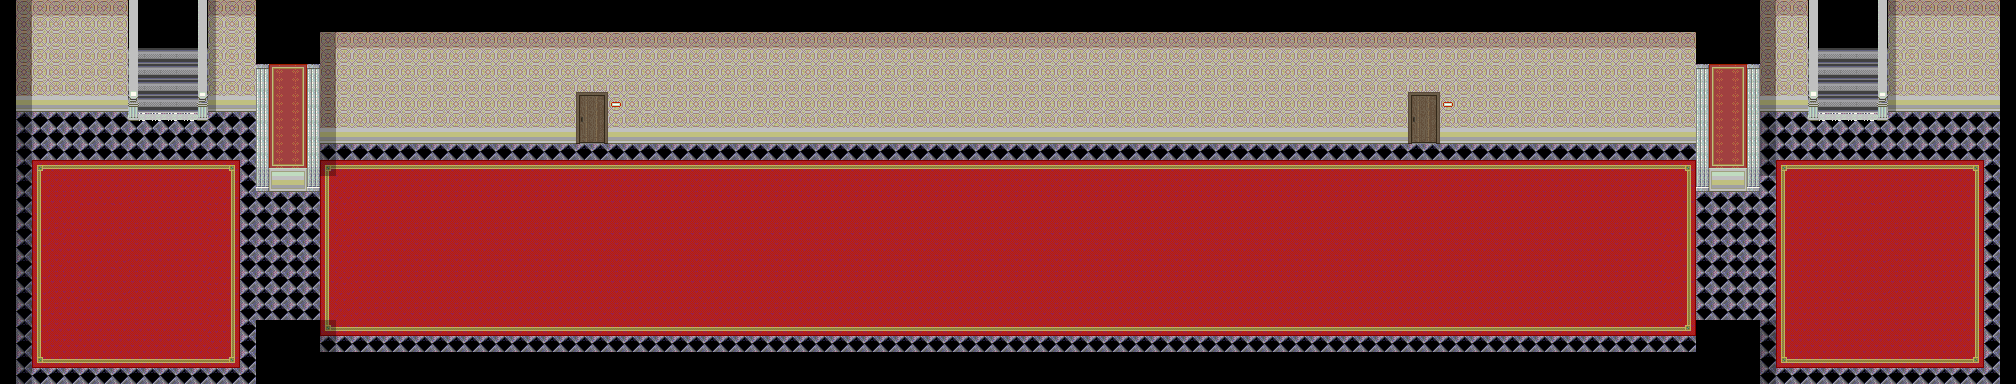

A 2D game scene composited from a Tiled map and its tileset images. What follows is a short description and the map's XML, with each tile layer's data collapsed to a summary:
An orthogonal 126x24 tile map with 16x16 px tiles, 13 tile layers (Base, MonoShita, MonoChu, doorB4, ...), 8 tilesets and 40 objects.

<map version="1.0" orientation="orthogonal" renderorder="right-down" width="126" height="24" tilewidth="16" tileheight="16" backgroundcolor="#000000" nextobjectid="56">
 <tileset firstgid="1" name="youkan" tilewidth="16" tileheight="16" tilecount="480" columns="30">
  <image source="youkan.png" trans="007575" width="480" height="256" />
 </tileset>
 <tileset firstgid="481" name="castle7" tilewidth="16" tileheight="16" tilecount="480" columns="30">
  <image source="castle7.png" trans="007575" width="480" height="256" />
 </tileset>
 <tileset firstgid="961" name="empire-3" tilewidth="16" tileheight="16" tilecount="900" columns="30">
  <image source="empire-3.png" trans="007575" width="480" height="480" />
 </tileset>
 <tileset firstgid="1861" name="ST-MsionR-I01" tilewidth="16" tileheight="16" tilecount="1984" columns="16">
  <image source="ST-MsionR-I01.png" trans="ffffff" width="256" height="1990" />
 </tileset>
 <tileset firstgid="3845" name="SC-DoorI01" tilewidth="16" tileheight="16" tilecount="128" columns="8">
  <image source="SC-DoorI01.png" trans="ffffff" width="128" height="256" />
 </tileset>
 <tileset firstgid="3973" name="option-set" tilewidth="16" tileheight="16" tilecount="1071" columns="17">
  <image source="option-set.png" trans="c1a5c8" width="281" height="1018" />
 </tileset>
 <tileset firstgid="5044" name="cyber2" tilewidth="16" tileheight="16" tilecount="480" columns="30">
  <image source="cyber2.png" trans="000000" width="480" height="256" />
 </tileset>
 <tileset firstgid="5524" name="ST-Sewer-01.png" tilewidth="16" tileheight="16" tilecount="1504" columns="16">
  <image source="ST-Sewer-01.png" width="256" height="1504" />
 </tileset>
 <layer name="Base" width="126" height="24">
  <properties>
   <property name="cc_vertexz" value="-17" />
  </properties>
  <data>[3024 cells, 2462 non-empty, 2 distinct tile ids]</data>
 </layer>
 <layer name="MonoShita" width="126" height="24">
  <properties>
   <property name="cc_vertexz" value="-16" />
  </properties>
  <data>[3024 cells, 2134 non-empty, 66 distinct tile ids]</data>
 </layer>
 <layer name="MonoChu" width="126" height="24">
  <properties>
   <property name="cc_vertexz" value="-14" />
  </properties>
  <data>[3024 cells, 32 non-empty, 8 distinct tile ids]</data>
 </layer>
 <layer name="doorB4" width="126" height="24">
  <properties>
   <property name="cc_vertexz" value="-13" />
  </properties>
  <data>[3024 cells, 8 non-empty, 8 distinct tile ids]</data>
 </layer>
 <layer name="doorA4" width="126" height="24">
  <properties>
   <property name="cc_vertexz" value="-13" />
  </properties>
  <data>[3024 cells, 8 non-empty, 8 distinct tile ids]</data>
 </layer>
 <layer name="doorB3" width="126" height="24">
  <properties>
   <property name="cc_vertexz" value="-13" />
  </properties>
  <data>[3024 cells, 6 non-empty, 6 distinct tile ids]</data>
 </layer>
 <layer name="doorA3" width="126" height="24">
  <properties>
   <property name="cc_vertexz" value="-13" />
  </properties>
  <data>[3024 cells, 8 non-empty, 8 distinct tile ids]</data>
 </layer>
 <layer name="doorB2" width="126" height="24">
  <properties>
   <property name="cc_vertexz" value="-12" />
  </properties>
  <data>[3024 cells, 8 non-empty, 8 distinct tile ids]</data>
 </layer>
 <layer name="doorA2" width="126" height="24">
  <properties>
   <property name="cc_vertexz" value="-12" />
  </properties>
  <data>[3024 cells, 8 non-empty, 8 distinct tile ids]</data>
 </layer>
 <layer name="doorB" width="126" height="24">
  <properties>
   <property name="cc_vertexz" value="-11" />
  </properties>
  <data>[3024 cells, 8 non-empty, 8 distinct tile ids]</data>
 </layer>
 <layer name="doorA" width="126" height="24">
  <properties>
   <property name="cc_vertexz" value="-11" />
  </properties>
  <data>[3024 cells, 8 non-empty, 8 distinct tile ids]</data>
 </layer>
 <objectgroup name="collision">
  <object id="1" x="0" y="0" width="16" height="384" />
  <object id="2" x="16" y="-16" width="112" height="16" />
  <object id="3" x="128" y="0" width="16" height="128" />
  <object id="4" x="16" y="96" width="112" height="16" />
  <object id="7" x="192" y="0" width="16" height="128" />
  <object id="8" x="208" y="96" width="48" height="16" />
  <object id="9" x="256" y="64" width="64" height="128" />
  <object id="10" x="256" y="320" width="64" height="64" />
  <object id="11" x="320" y="128" width="256" height="16" />
  <object id="12" x="608" y="128" width="752" height="16" />
  <object id="13" x="1360" y="128" width="48" height="16" />
  <object id="15" x="1440" y="128" width="256" height="16" />
  <object id="19" x="1696" y="64" width="64" height="128" />
  <object id="20" x="1760" y="96" width="48" height="16" />
  <object id="22" x="1808" y="0" width="16" height="128" />
  <object id="23" x="1872" y="0" width="16" height="128" />
  <object id="24" x="1888" y="96" width="112" height="16" />
  <object id="25" x="2000" y="0" width="32" height="400" />
  <object id="26" x="1760" y="384" width="240" height="16" />
  <object id="27" x="1696" y="320" width="64" height="80" />
  <object id="29" x="320" y="352" width="1152" height="16" />
  <object id="30" x="1472" y="352" width="224" height="16" />
  <object id="31" x="0" y="384" width="320" height="16" />
  <object id="46" x="576" y="112" width="32" height="32">
   <properties>
    <property name="objID" value="185" />
   </properties>
  </object>
  <object id="49" x="1408" y="112" width="32" height="32">
   <properties>
    <property name="objID" value="186" />
   </properties>
  </object>
 </objectgroup>
 <objectgroup name="event">
  <object id="32" x="1824" y="0" width="48" height="48">
   <properties>
    <property name="EventID" value="1" />
    <property name="trigger" value="1" />
   </properties>
  </object>
  <object id="33" x="144" y="0" width="48" height="48">
   <properties>
    <property name="EventID" value="2" />
    <property name="trigger" value="1" />
   </properties>
  </object>
  <object id="36" x="576" y="112" width="32" height="32">
   <properties>
    <property name="EventID" value="3" />
    <property name="trigger" value="1" />
   </properties>
  </object>
  <object id="37" x="1408" y="112" width="32" height="32">
   <properties>
    <property name="EventID" value="5" />
    <property name="trigger" value="1" />
   </properties>
  </object>
  <object id="38" x="1328" y="352" width="32" height="32">
   <properties>
    <property name="EventID" value="8" />
    <property name="trigger" value="0" />
   </properties>
  </object>
  <object id="39" x="1296" y="352" width="32" height="32">
   <properties>
    <property name="EventID" value="9" />
    <property name="trigger" value="0" />
   </properties>
  </object>
  <object id="41" x="1696" y="32" width="32" height="32">
   <properties>
    <property name="EventID" value="12" />
    <property name="trigger" value="0" />
   </properties>
  </object>
  <object id="45" x="576" y="112" width="32" height="32">
   <properties>
    <property name="EventID" value="4" />
    <property name="trigger" value="2" />
   </properties>
  </object>
  <object id="48" x="1408" y="112" width="32" height="32">
   <properties>
    <property name="EventID" value="7" />
    <property name="trigger" value="2" />
   </properties>
  </object>
  <object id="50" x="1264" y="352" width="32" height="32">
   <properties>
    <property name="EventID" value="10" />
    <property name="trigger" value="0" />
   </properties>
  </object>
  </objectgroup>
 <layer name="name" width="126" height="24">
  <data>[3024 cells, 2 non-empty, 1 distinct tile ids]</data>
 </layer>
 <objectgroup name="item">
  <!-- 1 objects omitted --></objectgroup>
 <layer name="shadow" width="126" height="24">
  <data>[3024 cells, 64 non-empty, 2 distinct tile ids]</data>
 </layer>
</map>
<!-- 5 of 40 objects omitted -->
